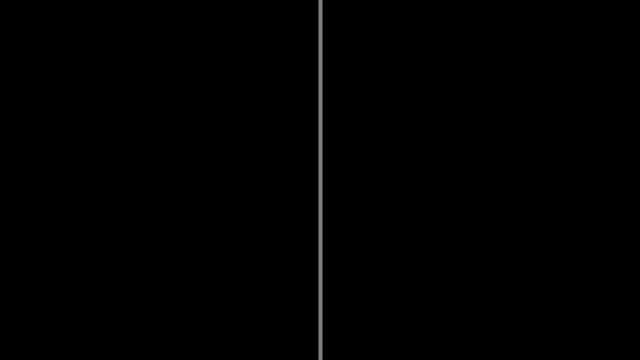
Frame 1 (no input)
Frame 60 (the mouse pressed at the canvas centre just before this capture): identical to frame 1, image omitted
Frame 120 (the mouse held since frame 60 and released just before this capture): identical to frame 1, image omitted

The Processing sketch that drew this single still picture (run headless with seeded random() and noise(); from frame 60 on, the mouse is pressed at the canvas centre):

// Processing sketch: basic_conditional_demo
// ── basic_conditional_demo.pde
/* Lecture Topics
 - conditional statements
 - if statements
 - boolean expressions
 - relational operators (<, >, <=, >=, ==, !=)
 - else
 - else if
 */
 
 /* Demo
 1) basic if
 2) add else
 3) add else if
 
*/

void setup() {
  size(640, 360);
}

void draw() { 
  background(0); 
  if(mouseX > 320) {
    background(255);
  }
  
  stroke(127);
  strokeWeight(4);
  line(320, 0, 320, 360);
}

/* ACTIVITY 1:
   - Change the condition to mouseX < 320 
   - What happens? Why?
   - Try other relational operators: >=, <=, ==
*/

/* ACTIVITY 2:
   - Add different shapes on each side
   - Change colors based on mouse position
*/

/* FINAL CHALLENGE (20-30 mins):
   - 4 horizontal sections
   - Different shape in each section
   - Shape only appears when mouse is in that section
   - Use line(), rect(), circle() and other shapes
   
   EXIT TICKET:
   Write 2-3 sentences explaining how if/else if/else 
   statements control what gets drawn to the screen
*/


  
  
